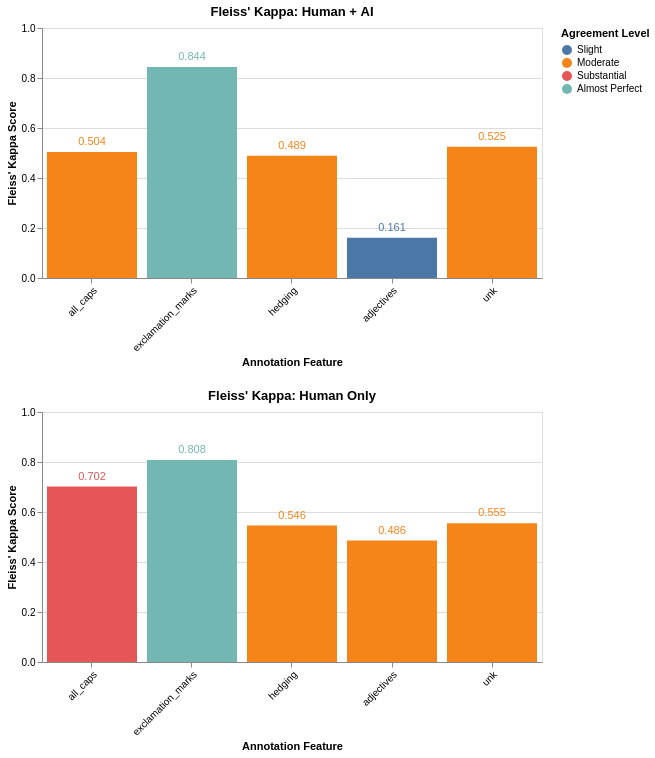

Here is the notebook cell this chart was saved with:
### Markdown cell above
### 5. Visualize Agreement Scores

The bar chart below shows a comparison between the Fleiss' Kappa scores across different features.

#### Fleiss' Kappa Scores by Feature

### Code cell
import altair as alt

def create_agreement_chart(results_df, title):
    if results_df is None or results_df.empty:
        return None
        
    # Prepare data: reset index and standardize column name for Altair
    # (Altair can fail on column names containing apostrophes)
    plot_df = results_df.reset_index()
    plot_df.columns = [c.replace("Fleiss' ", "Fleiss ") for c in plot_df.columns]
    
    # Create the chart
    bars = alt.Chart(plot_df).mark_bar().encode(
        x=alt.X('Feature:N', title='Annotation Feature', sort=None, axis=alt.Axis(labelAngle=-45)),
        y=alt.Y("Fleiss Kappa:Q", title="Fleiss' Kappa Score", scale=alt.Scale(domain=[0, 1])),
        color=alt.Color('Agreement:N', title='Agreement Level', 
                        sort=['Poor', 'Slight', 'Fair', 'Moderate', 'Substantial', 'Almost Perfect']),
        tooltip=['Feature', alt.Tooltip("Fleiss Kappa:Q", format='.3f'), 'Agreement', 'Items']
    )
    
    # Add text labels on top of bars
    text = bars.mark_text(
        align='center',
        baseline='bottom',
        dy=-5
    ).encode(
        text=alt.Text("Fleiss Kappa:Q", format='.3f')
    )
    
    return (bars + text).properties(
        title=title,
        width=500,
        height=250
    )

# Create both charts
chart_all = create_agreement_chart(fleiss_all_df, "Fleiss' Kappa: Human + AI")
chart_human = create_agreement_chart(fleiss_human_df, "Fleiss' Kappa: Human Only")

# Display them stacked vertically
if chart_all and chart_human:
    display(alt.vconcat(chart_all, chart_human))
elif chart_all:
    display(chart_all)
else:
    print("No agreement results available to plot.")

### Figure 1 — Vega-Lite specification as saved in the notebook (floating-point values rounded to 4 significant figures)
{"config": {"view": {"continuousWidth": 300, "continuousHeight": 300}}, "vconcat": [{"layer": [{"mark": {"type": "bar"}, "encoding": {"color": {"field": "Agreement", "sort": ["Poor", "Slight", "Fair", "Moderate", "Substantial", "Almost Perfect"], "title": "Agreement Level", "type": "nominal"}, "tooltip": [{"field": "Feature", "type": "nominal"}, {"field": "Fleiss Kappa", "format": ".3f", "type": "quantitative"}, {"field": "Agreement", "type": "nominal"}, {"field": "Items", "type": "quantitative"}], "x": {"axis": {"labelAngle": -45}, "field": "Feature", "sort": null, "title": "Annotation Feature", "type": "nominal"}, "y": {"field": "Fleiss Kappa", "scale": {"domain": [0, 1]}, "title": "Fleiss' Kappa Score", "type": "quantitative"}}}, {"mark": {"type": "text", "align": "center", "baseline": "bottom", "dy": -5}, "encoding": {"color": {"field": "Agreement", "sort": ["Poor", "Slight", "Fair", "Moderate", "Substantial", "Almost Perfect"], "title": "Agreement Level", "type": "nominal"}, "text": {"field": "Fleiss Kappa", "format": ".3f", "type": "quantitative"}, "tooltip": [{"field": "Feature", "type": "nominal"}, {"field": "Fleiss Kappa", "format": ".3f", "type": "quantitative"}, {"field": "Agreement", "type": "nominal"}, {"field": "Items", "type": "quantitative"}], "x": {"axis": {"labelAngle": -45}, "field": "Feature", "sort": null, "title": "Annotation Feature", "type": "nominal"}, "y": {"field": "Fleiss Kappa", "scale": {"domain": [0, 1]}, "title": "Fleiss' Kappa Score", "type": "quantitative"}}}], "data": {"name": "data-f865a199c3a9531fdc11085ef1cc0c1d"}, "height": 250, "title": "Fleiss' Kappa: Human + AI", "width": 500}, {"layer": [{"mark": {"type": "bar"}, "encoding": {"color": {"field": "Agreement", "sort": ["Poor", "Slight", "Fair", "Moderate", "Substantial", "Almost Perfect"], "title": "Agreement Level", "type": "nominal"}, "tooltip": [{"field": "Feature", "type": "nominal"}, {"field": "Fleiss Kappa", "format": ".3f", "type": "quantitative"}, {"field": "Agreement", "type": "nominal"}, {"field": "Items", "type": "quantitative"}], "x": {"axis": {"labelAngle": -45}, "field": "Feature", "sort": null, "title": "Annotation Feature", "type": "nominal"}, "y": {"field": "Fleiss Kappa", "scale": {"domain": [0, 1]}, "title": "Fleiss' Kappa Score", "type": "quantitative"}}}, {"mark": {"type": "text", "align": "center", "baseline": "bottom", "dy": -5}, "encoding": {"color": {"field": "Agreement", "sort": ["Poor", "Slight", "Fair", "Moderate", "Substantial", "Almost Perfect"], "title": "Agreement Level", "type": "nominal"}, "text": {"field": "Fleiss Kappa", "format": ".3f", "type": "quantitative"}, "tooltip": [{"field": "Feature", "type": "nominal"}, {"field": "Fleiss Kappa", "format": ".3f", "type": "quantitative"}, {"field": "Agreement", "type": "nominal"}, {"field": "Items", "type": "quantitative"}], "x": {"axis": {"labelAngle": -45}, "field": "Feature", "sort": null, "title": "Annotation Feature", "type": "nominal"}, "y": {"field": "Fleiss Kappa", "scale": {"domain": [0, 1]}, "title": "Fleiss' Kappa Score", "type": "quantitative"}}}], "data": {"name": "data-585f6d2cb77c75d928523b7c3a113e2a"}, "height": 250, "title": "Fleiss' Kappa: Human Only", "width": 500}], "$schema": "https://vega.github.io/schema/vega-lite/v6.1.0.json", "datasets": {"data-f865a199c3a9531fdc11085ef1cc0c1d": [{"Feature": "all_caps", "Fleiss Kappa": 0.5039, "Agreement": "Moderate", "Items": 1001}, {"Feature": "exclamation_marks", "Fleiss Kappa": 0.8438, "Agreement": "Almost Perfect", "Items": 1001}, {"Feature": "hedging", "Fleiss Kappa": 0.4886, "Agreement": "Moderate", "Items": 1001}, {"Feature": "adjectives", "Fleiss Kappa": 0.1609, "Agreement": "Slight", "Items": 1001}, {"Feature": "unk", "Fleiss Kappa": 0.5246, "Agreement": "Moderate", "Items": 1001}], "data-585f6d2cb77c75d928523b7c3a113e2a": [{"Feature": "all_caps", "Fleiss Kappa": 0.7016, "Agreement": "Substantial", "Items": 999}, {"Feature": "exclamation_marks", "Fleiss Kappa": 0.8076, "Agreement": "Almost Perfect", "Items": 999}, {"Feature": "hedging", "Fleiss Kappa": 0.5458, "Agreement": "Moderate", "Items": 999}, {"Feature": "adjectives", "Fleiss Kappa": 0.4858, "Agreement": "Moderate", "Items": 999}, {"Feature": "unk", "Fleiss Kappa": 0.5555, "Agreement": "Moderate", "Items": 999}]}}
